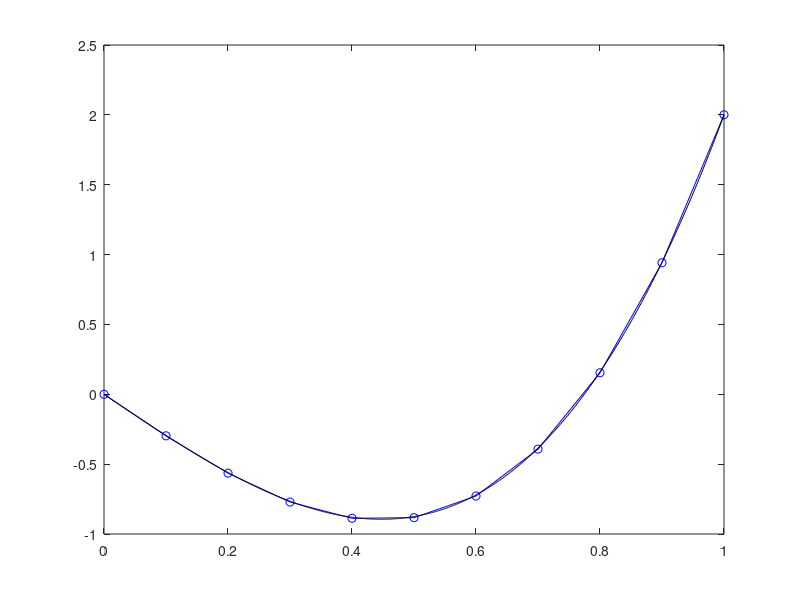

Source code (MATLAB):
clc; clear all; close all
%Es1 punto 1 (teorico)

%Es2 punto 2
x0 = 0;
xL = 1;
h = 0.1;


xnod = [x0:h:xL]';
xdof = xnod(2:end);
N = length(xdof);

% matrice
a = 1;    % diffusione
b = 1;    % trasporto
c = 1;    % reazione

U  = ones(N,1);
U1 = ones(N-1,1);

A = a/h  * ( 2*diag(U) - diag(U1,1) - diag(U1,-1) )+ ...
    b    * ( 1/2*diag(U1,1) - 1/2*diag(U1,-1) ) + ...
    c*h  * ( 2/3*diag(U) +1/6*diag(U1,1) + 1/6*diag(U1,-1) );

A(N,N) = a/h + b/2 + c*h/3;

frhs = @(x) 5*x.^3+15*x.^2-33*x-3;
F = h*frhs(xdof);
gN = 12;
F(N) = (h/2)*frhs(xdof(N)) + gN;

EIG = min(eig(A))    % la matrice e' definita positiva
if (A == A')
    disp ('matrice simmetrica')
else
    disp('matrice non simmetrica')
end% la matrice non e' simmetrica   

u = A\F;
u = [0;u]

plot(xnod,u,'bo-')

uex = @(x) 5*x.^3 - 3*x;
xdis = linspace(x0,xL,1000);
hold on; plot(xdis,uex(xdis),'k')
